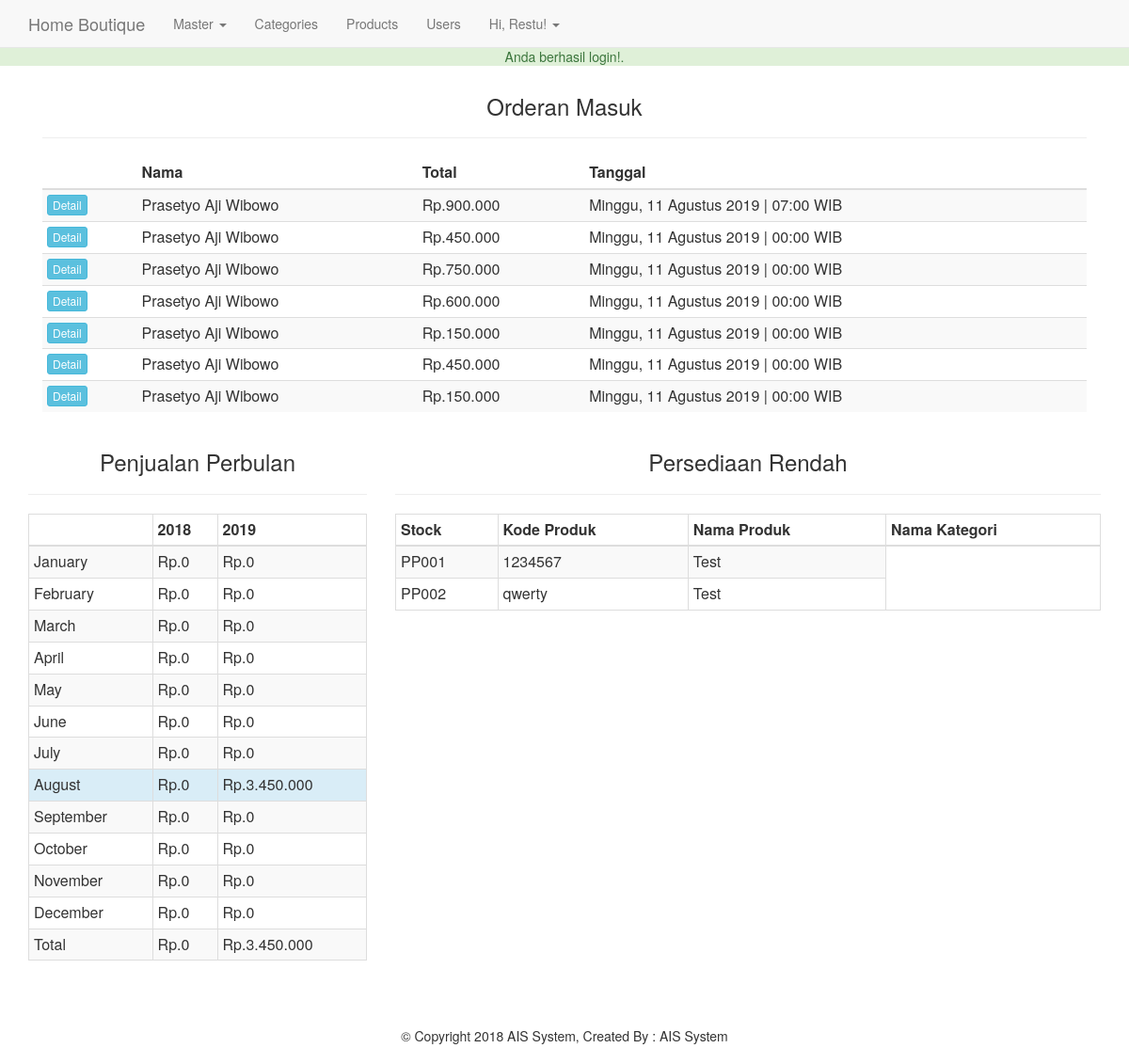
/admin/index.php (signed in), run on the app's committed database.
### tables this page shows
CREATE TABLE `orders`  (
  `id_orders` int(255) NOT NULL AUTO_INCREMENT,
  `status_order` varchar(50) NULL DEFAULT NULL,
  `tgl_order` date NULL DEFAULT NULL,
  `id_customer` int(5) NULL DEFAULT NULL,
  `status_ekspedisi` varchar(50) NULL DEFAULT NULL,
  `no_resi` varchar(30) NULL DEFAULT NULL,
  `ongkoskirim` decimal(9, 2) NULL DEFAULT NULL,
  PRIMARY KEY (`id_orders`) USING BTREE
);

CREATE TABLE `pembelian`  (
  `id_kustomer` int(5) NOT NULL AUTO_INCREMENT,
  `Password` varchar(250) NULL DEFAULT NULL,
  `nama_lengkap` varchar(100) NULL DEFAULT NULL,
  `Alamat` text NULL,
  `Email` varchar(30) NULL DEFAULT NULL,
  `Telepon` varchar(20) NULL DEFAULT NULL,
  `id_kota` int(5) NULL DEFAULT NULL,
  `kodepos` varchar(50) NULL DEFAULT NULL,
  `provinsi` varchar(50) NULL DEFAULT NULL,
  `negara` varchar(50) NULL DEFAULT NULL,
  PRIMARY KEY (`id_kustomer`) USING BTREE
);

CREATE TABLE `produk`  (
  `id_produk` varchar(50) NOT NULL,
  `id_kategori` int(5) NULL DEFAULT NULL,
  `nama_produk` varchar(100) NULL DEFAULT NULL,
  `deskripsi` text NULL,
  `Harga` int(20) NULL DEFAULT NULL,
  `Stok` int(5) NULL DEFAULT NULL,
  `Berat` decimal(5, 2) NULL DEFAULT NULL,
  `Tgl_masuk` date NULL DEFAULT NULL,
  `gambar` varchar(100) NULL DEFAULT NULL,
  `Dibeli` int(5) NULL DEFAULT NULL,
  `Diskon` int(5) NULL DEFAULT NULL,
  `supplier` varchar(50) NULL DEFAULT NULL,
  `deleted` bit(1) NULL DEFAULT NULL COMMENT '0: normal, 1 : deleted',
  `featured` tinyint(255) NULL DEFAULT NULL,
  PRIMARY KEY (`id_produk`) USING BTREE
);

CREATE TABLE `kategori`  (
  `id_kategori` int(5) NOT NULL AUTO_INCREMENT,
  `Nama_kategori` varchar(50) NULL DEFAULT NULL,
  `parent` int(5) NULL DEFAULT NULL,
  PRIMARY KEY (`id_kategori`) USING BTREE
);

### helpers/helpers.php (called while the page is built, shortened)
<?php
function money($no){
  return 'Rp'.'.'.number_format($no, 0, '.', '.');
}
function indonesian_date ($timestamp = '', $date_format = 'l, j F Y | H:i', $suffix = 'WIB') {
    if (trim ($timestamp) == '')
    {
            $timestamp = time ();
    }
    elseif (!ctype_digit ($timestamp))
    {
        $timestamp = strtotime ($timestamp);
    }
    $date_format = preg_replace ("/S/", "", $date_format);
    $pattern = array (
        '/Mon[^day]/','/Tue[^sday]/','/Wed[^nesday]/','/Thu[^rsday]/',
        '/Fri[^day]/','/Sat[^urday]/','/Sun[^day]/','/Monday/','/Tuesday/',
        '/Wednesday/','/Thursday/','/Friday/','/Saturday/','/Sunday/',
        '/Jan[^uary]/','/Feb[^ruary]/','/Mar[^ch]/','/Apr[^il]/','/May/',
        '/Jun[^e]/','/Jul[^y]/','/Aug[^ust]/','/Sep[^tember]/','/Oct[^ober]/',
        '/Nov[^ember]/','/Dec[^ember]/','/January/','/February/','/March/',
        '/April/','/June/','/July/','/August/','/September/','/October/',
        '/November/','/December/',
    );
    $replace = array ( 'Sen','Sel','Rab','Kam','Jum','Sab','Min',
        'Senin','Selasa','Rabu','Kamis','Jumat','Sabtu','Minggu',
        'Jan','Feb','Mar','Apr','Mei','Jun','Jul','Ags','Sep','Okt','Nov','Des',
        'Januari','Februari','Maret','April','Juni','Juli','Agustus','Sepember',
        'Oktober','November','Desember',
    );
    $date = date ($date_format, $timestamp);
    $date = preg_replace ($pattern, $replace, $date);
    $date = "{$date} {$suffix}";
    return $date;
}
function has_permissions($permission = 'admin'){
	global $user_data;
	$permissions = explode(',', $user_data['permissions']);
	if (in_array($permission,$permissions,true)) {
		return true;
	}
	return false;
}

### admin/index.php (the view, shortened to what this page needs)
<?php
require_once '../core/init.php';
include 'includes/head.php';
include 'includes/navigation.php';
$txnQuery = "SELECT a.id_orders,c.nama_lengkap,SUM(b.jumlah * d.Harga) Jumlah,a.tgl_order FROM orders a
LEFT JOIN ordersdetail b on a.id_orders = b.orders_id
LEFT JOIN pembelian c on a.id_customer = c.id_kustomer
LEFT JOIN produk d on b.id_produk = d.id_produk
GROUP BY a.id_orders,c.nama_lengkap,a.tgl_order";
$query = $db->query($txnQuery);
?>
<div class="container">
  <div class="col-md-12">
    <h3 class="text-center">Orderan Masuk</h3><hr>
    <table class="table table-condensed table bordered table-striped">
      <thead>
        <th></th><th>Nama</th><th>Total</th><th>Tanggal</th>
      </thead>
      <tbody>
        <?php foreach($query as $q): ?>
        <tr>
          <td><a href="orders.php?txn_id=<?=$q['id_orders'];?>" class="btn btn-xs btn-info">Detail</a></td>
          <td><?=$q['nama_lengkap'];?></td>
          <td><?=money($q['Jumlah']);?></td>
          <td><?=indonesian_date($q['tgl_order']);?></td>
        </tr>
        <?php endforeach; ?>
      </tbody>
    </table>
  </div>
  <div class="row">
    <?php
      $thisYr = date("Y");
      $lastYr = $thisYr - 1;
      $thisYrQ = $db->query("SELECT SUM(b.jumlah * d.Harga) Jumlah,a.tgl_order FROM orders a
                            LEFT JOIN ordersdetail b on a.id_orders = b.orders_id
                            LEFT JOIN pembelian c on a.id_customer = c.id_kustomer
                            LEFT JOIN produk d on b.id_produk = d.id_produk
                            where YEAR(tgl_order) = '{$thisYr}'
                            GROUP BY a.id_orders,c.nama_lengkap,a.tgl_order");
      $lastYrQ = $db->query("SELECT SUM(b.jumlah * d.Harga) Jumlah,a.tgl_order FROM orders a
                            LEFT JOIN ordersdetail b on a.id_orders = b.orders_id
                            LEFT JOIN pembelian c on a.id_customer = c.id_kustomer
                            LEFT JOIN produk d on b.id_produk = d.id_produk
                            where YEAR(tgl_order) = '{$lastYr}'
                            GROUP BY a.id_orders,c.nama_lengkap,a.tgl_order");
      $current = array();
      $last = array();
      $currentTotal = 0;
      $lastTotal = 0;
      if ($thisYrQ) {
        foreach($thisYrQ as $year){
          $month = date("m",strtotime($year['tgl_order']));
          if (!array_key_exists($month,$current)) {
            $current[(int)$month] += $year['Jumlah'];
          }else{
            $current[(int)$month] += $year['Jumlah'];
          }
          $currentTotal += $year['Jumlah'];
        }
      }
      if ($lastYrQ) {
        foreach($lastYrQ as $last){
          $month = date("m",strtotime($last['tgl_order']));
          if (!array_key_exists($month,$current)) {
            $last[(int)$month] = $last['Jumlah'];
          }else{
            $last[(int)$month] += $last['Jumlah'];
          }
          $lastTotal += $last['Jumlah'];
      }
      }
    ?>
    <div class="col-md-4">
      <h3 class="text-center">Penjualan Perbulan</h3><hr>
      <table class="table table-condensed table-striped table-bordered">
        <thead>
          <th></th>
          <th><?=$lastYr;?></th>
          <th><?=$thisYr;?></th>
        </thead>
        <tbody>
          <?php for($i = 1; $i <= 12; $i++):
            $dt = DateTime::createFromFormat('!m',$i)
          ?>
          <tr<?=(date("m") == $i)?' class="info"':'';?>>
            <td><?=$dt->format("F");?></td>
            <td><?=(array_key_exists($i,$last))?money($last[$i]):money(0);?></td>
            <td><?=(array_key_exists($i,$current))?money($current[$i]):money(0);?></td>
          </tr>
          <?php endfor; ?>
          <tr>
            <td>Total</td>
            <td><?=money($lastTotal);?></td>
            <td><?=money($currentTotal);?></td>
          </tr>
        </tbody>
      </table>
    </div>
    <?php
    $iQuery = $db->query("SELECT a.id_produk,a.nama_produk,b.Nama_Kategori,a.Stok FROM produk a LEFT JOIN kategori b on a.id_kategori = b.id_kategori order by a.Stok limit 10");
    $lowItems = array();
    foreach($iQuery as $produk){
        $item = array(
          'id_produk' => $produk['id_produk'],
          'nama_produk' => $produk['nama_produk'],
          'Nama_Kategori' => $produk['Nama_Kategori'],
          'Stok' => $produk['Stok']
        );
        $lowItems[] = $item;
    }
    ?>
    <div class="col-md-8">
      <h3 class="text-center">Persediaan Rendah</h3><hr>
      <table class="table table-condensed table-striped table-bordered">
        <thead>
          <th>Stock</th>
          <th>Kode Produk</th>
          <th>Nama Produk</th>
          <th>Nama Kategori</th>
        </thead>
        <tbody>
          <?php foreach($lowItems as $item): ?>
          <tr<?=($item['Stok'] == 0)?' class="danger"':'';?>>
            <td><?=$item['id_produk'];?></td>
            <td><?=$item['nama_produk'];?></td>
            <td><?=$item['Nama_Kategori'];?></td>
          </tr>
          <?php endforeach; ?>
        </tbody>
      </table>
    </div>
  </div>
</div>
<?php include 'includes/footer.php';?>

### core/init.php (shortened to what this page needs)
<?php
$db = mysqli_connect('localhost','root','lagis3nt0s4','sandytoko');
require_once BASEURL.'helpers/helpers.php';
if (isset($_SESSION['SBUser'])) {
	$user_id = $_SESSION['SBUser'];
	$query = $db->query("SELECT * FROM users WHERE id = '$user_id'");
	$user_data = mysqli_fetch_assoc($query);
	$fn = explode(' ', $user_data['full_name']);
	$user_data['first'] = $fn[0];
	$user_data['last'] = $fn[1];
}
if(isset($_SESSION['success_flash'])){
	echo '<div class="bg-success"><p class="text-success text-center">'.$_SESSION['success_flash'].'</p></div>';
}

### admin/includes/head.php (shortened to what this page needs)
<!DOCTYPE html>
<html lang="en">
  <head>
    <link href="/SandyShop/css/bootstrap.min.css" rel="stylesheet">
    <link href="/SandyShop/css/bootstrap.css" rel="stylesheet">
    <link href="/SandyShop/css/main.css" rel="stylesheet">
  </head>
  <body>

### admin/includes/navigation.php (shortened to what this page needs)
<nav class="navbar navbar-default navbar-fixed-top">
  <div class="container">
    <a href="/SandyShop/admin/index.php" class="navbar-brand">Home Boutique</a>
    <ul class="nav navbar-nav">
      <?php if (has_permissions('admin')): ?>
      <li class="dropdown">
        <a href="#" class="dropdown-toggle" data-toggle="dropdown">Master
          <span class="caret"></span>
        </a>
      </li>
      <li><a href="categories.php">Categories</a></li>
      <li><a href="products.php">Products</a></li>
              <li><a href="users.php">Users</a></li>
      <?php endif; ?>
      <li class="dropdown">
        <a href="#" class="dropdown-toggle" data-toggle="dropdown">Hi, <?=$user_data['first'];?>!
          <span class="caret"></span>
        </a>
      </li>
  </div>
</nav>

### admin/includes/footer.php (shortened to what this page needs)
<footer class="text-center" id="footer">&copy; Copyright 2018 AIS System, Created By : AIS System</footer>
</body>
</html>

### css/main.css (style rules this page uses)
body { padding-top: 50px; }
#footer { margin-top: 50px; margin-bottom: 20px; }

### data on the page
orders: pembelian.nama_lengkap "Prasetyo Aji Wibowo", Jumlah "Rp.900.000", tgl_order "Minggu, 11 Agustus 2019 | 07:00 WIB"
orders: pembelian.nama_lengkap "Prasetyo Aji Wibowo", Jumlah "Rp.450.000", tgl_order "Minggu, 11 Agustus 2019 | 00:00 WIB"
orders: pembelian.nama_lengkap "Prasetyo Aji Wibowo", Jumlah "Rp.750.000", tgl_order "Minggu, 11 Agustus 2019 | 00:00 WIB"
orders: pembelian.nama_lengkap "Prasetyo Aji Wibowo", Jumlah "Rp.600.000", tgl_order "Minggu, 11 Agustus 2019 | 00:00 WIB"
orders: pembelian.nama_lengkap "Prasetyo Aji Wibowo", Jumlah "Rp.150.000", tgl_order "Minggu, 11 Agustus 2019 | 00:00 WIB"
orders: pembelian.nama_lengkap "Prasetyo Aji Wibowo", Jumlah "Rp.450.000", tgl_order "Minggu, 11 Agustus 2019 | 00:00 WIB"
orders: pembelian.nama_lengkap "Prasetyo Aji Wibowo", Jumlah "Rp.150.000", tgl_order "Minggu, 11 Agustus 2019 | 00:00 WIB"
produk: id_produk "PP001", nama_produk "1234567", id_kategori.Nama_kategori "Test"
produk: id_produk "PP002", nama_produk "qwerty", id_kategori.Nama_kategori "Test"

### other printed values
$_SESSION['success_flash'] "Anda berhasil login!."
$user_data['first'] "Restu"
$dt->format("F") "January"
$dt->format("F") "February"
$dt->format("F") "March"
$dt->format("F") "April"
$dt->format("F") "May"
$dt->format("F") "June"
$dt->format("F") "July"
$dt->format("F") "August"
money($current[$i]) "Rp.3.450.000"
$dt->format("F") "September"
$dt->format("F") "October"
$dt->format("F") "November"
$dt->format("F") "December"
